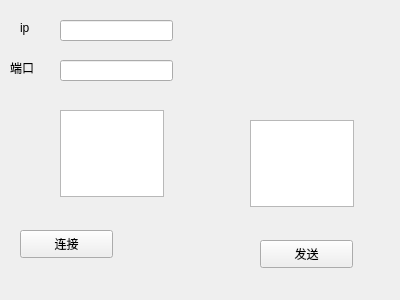
<?xml version="1.0" encoding="UTF-8"?>
<ui version="4.0">
 <class>ClientWidget</class>
 <widget class="QWidget" name="ClientWidget">
  <property name="geometry">
   <rect>
    <x>0</x>
    <y>0</y>
    <width>400</width>
    <height>300</height>
   </rect>
  </property>
  <property name="windowTitle">
   <string>ClientWidget</string>
  </property>
  <widget class="QLabel" name="label">
   <property name="geometry">
    <rect>
     <x>20</x>
     <y>20</y>
     <width>72</width>
     <height>15</height>
    </rect>
   </property>
   <property name="text">
    <string>ip</string>
   </property>
  </widget>
  <widget class="QLabel" name="label_2">
   <property name="geometry">
    <rect>
     <x>10</x>
     <y>60</y>
     <width>72</width>
     <height>15</height>
    </rect>
   </property>
   <property name="text">
    <string>端口</string>
   </property>
  </widget>
  <widget class="QLineEdit" name="lineEdit">
   <property name="geometry">
    <rect>
     <x>60</x>
     <y>20</y>
     <width>113</width>
     <height>21</height>
    </rect>
   </property>
  </widget>
  <widget class="QLineEdit" name="lineEdit_2">
   <property name="geometry">
    <rect>
     <x>60</x>
     <y>60</y>
     <width>113</width>
     <height>21</height>
    </rect>
   </property>
  </widget>
  <widget class="QPushButton" name="pushButton">
   <property name="geometry">
    <rect>
     <x>20</x>
     <y>230</y>
     <width>93</width>
     <height>28</height>
    </rect>
   </property>
   <property name="text">
    <string>连接</string>
   </property>
  </widget>
  <widget class="QTextEdit" name="textEdit">
   <property name="geometry">
    <rect>
     <x>60</x>
     <y>110</y>
     <width>104</width>
     <height>87</height>
    </rect>
   </property>
  </widget>
  <widget class="QTextEdit" name="textEdit_2">
   <property name="geometry">
    <rect>
     <x>250</x>
     <y>120</y>
     <width>104</width>
     <height>87</height>
    </rect>
   </property>
  </widget>
  <widget class="QPushButton" name="pushButton_2">
   <property name="geometry">
    <rect>
     <x>260</x>
     <y>240</y>
     <width>93</width>
     <height>28</height>
    </rect>
   </property>
   <property name="text">
    <string>发送</string>
   </property>
  </widget>
 </widget>
 <layoutdefault spacing="6" margin="11"/>
 <resources/>
 <connections/>
</ui>
